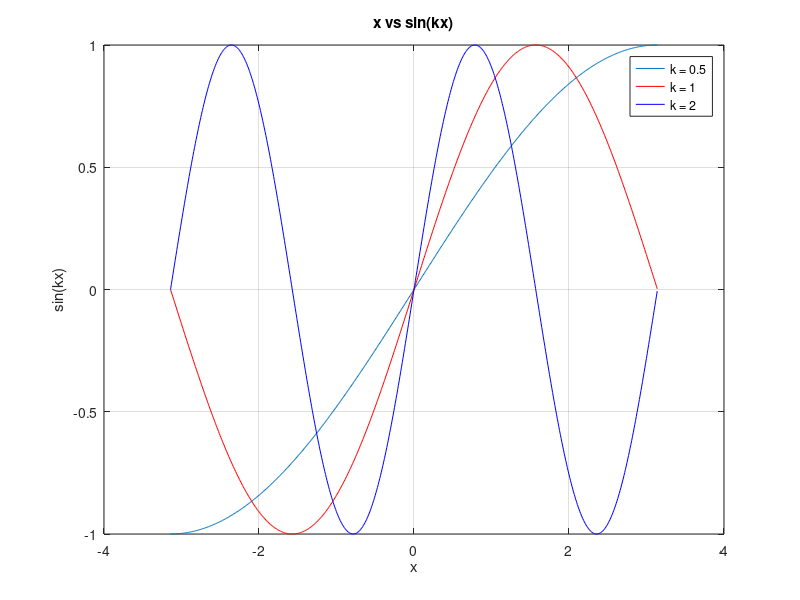
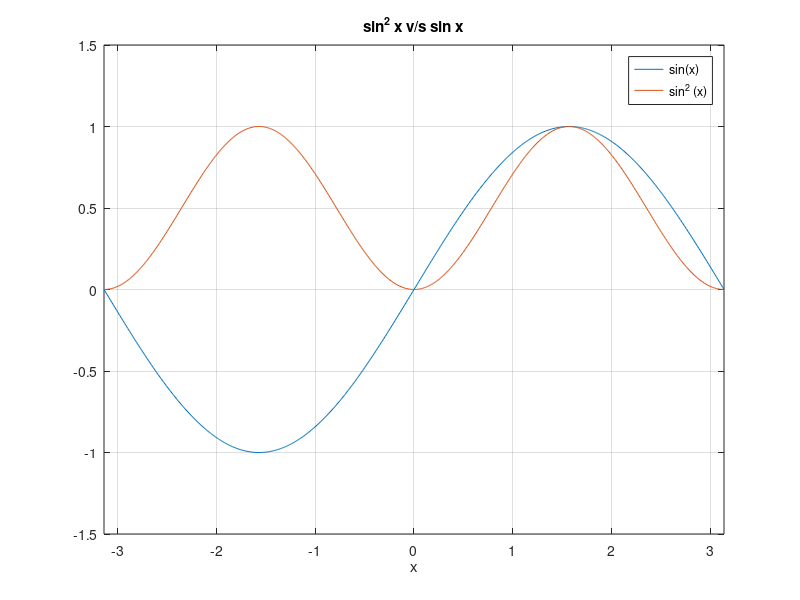

The MATLAB script that drew these images, in order:
clear all; close all; clc;

dx = 0.01;
x = -pi:dx:pi;

figure(1);
plot(x, sin(x/2)); hold on;
plot(x, sin(x), 'r'); hold on;
plot(x, sin(2*x), 'b'); hold on;
grid; title('x vs sin(kx)');
xlabel('x'); ylabel('sin(kx)');
legend('k = 0.5', 'k = 1', 'k = 2');

figure(2);
plot(x, sin(x), x, (sin(x)).^2);
grid; title('sin^2 x v/s sin x');
ylim([-1.5, 1.5]); xlim([-pi, pi]);xlabel('x');
legend('sin(x)', 'sin^2 (x)');